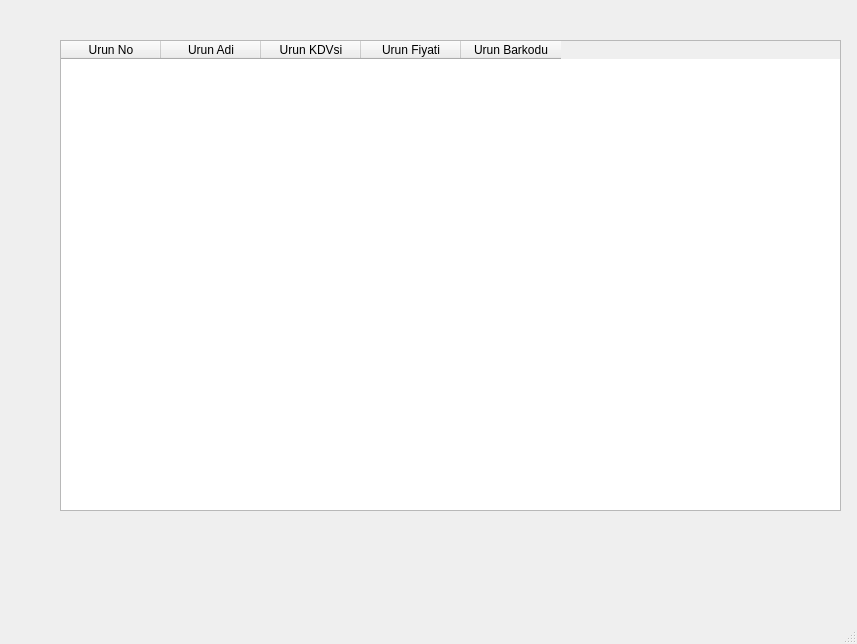
<?xml version="1.0" encoding="UTF-8"?>
<ui version="4.0">
 <class>MainWindow</class>
 <widget class="QMainWindow" name="MainWindow">
  <property name="geometry">
   <rect>
    <x>0</x>
    <y>0</y>
    <width>857</width>
    <height>644</height>
   </rect>
  </property>
  <property name="windowTitle">
   <string>MainWindow</string>
  </property>
  <widget class="QWidget" name="centralwidget">
   <widget class="QTableWidget" name="tableWidget">
    <property name="geometry">
     <rect>
      <x>60</x>
      <y>40</y>
      <width>781</width>
      <height>471</height>
     </rect>
    </property>
    <column>
     <property name="text">
      <string>Urun No</string>
     </property>
    </column>
    <column>
     <property name="text">
      <string>Urun Adi</string>
     </property>
    </column>
    <column>
     <property name="text">
      <string>Urun KDVsi</string>
     </property>
    </column>
    <column>
     <property name="text">
      <string>Urun Fiyati</string>
     </property>
    </column>
    <column>
     <property name="text">
      <string>Urun Barkodu</string>
     </property>
    </column>
   </widget>
  </widget>
  <widget class="QMenuBar" name="menubar">
   <property name="geometry">
    <rect>
     <x>0</x>
     <y>0</y>
     <width>857</width>
     <height>21</height>
    </rect>
   </property>
  </widget>
  <widget class="QStatusBar" name="statusbar"/>
 </widget>
 <resources/>
 <connections/>
</ui>
